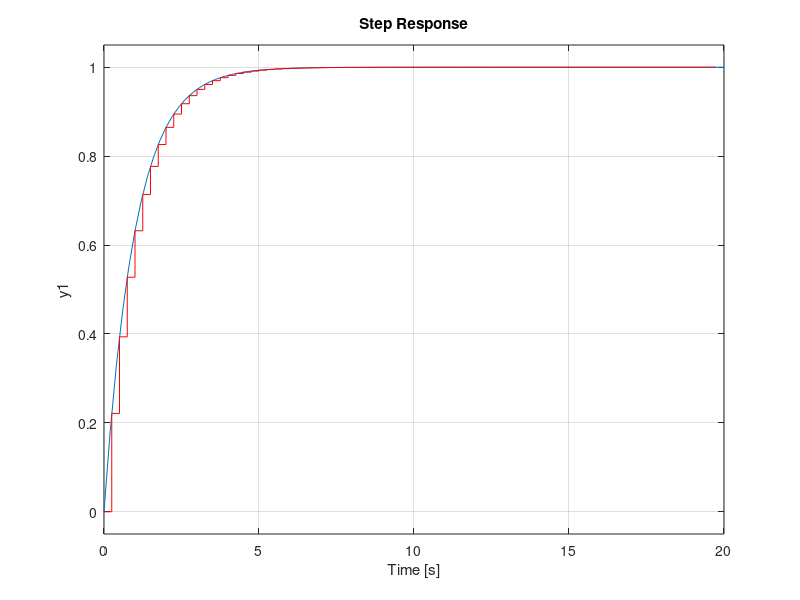

The MATLAB script that drew this image:
clear all, close all, clc

s = tf(['s']);
Gs = 1/(s+1);  %% primer orden
Ts = 0.25;

Gsd = c2d(Gs,Ts,'zoh'); % transforma la TF de continuo a discreto
tsim = 20;
step(Gs,tsim); hold on

%% Respuesta al sistema de primer orden

u = ones(1,tsim/Ts);
x = zeros(1,tsim/Ts);

k = 0:Ts:tsim-Ts;

for i=2:length(k)
    x(i)=exp(-Ts)*x(i-1)+(1-exp(-Ts))*u(i-1);

end

stairs(k,x,'r')

    


